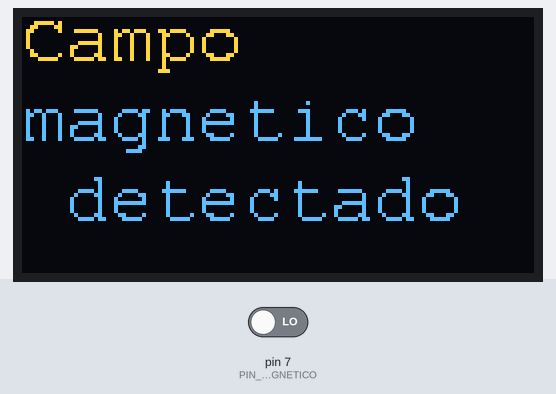
Bench run of a sketch on a simulated Arduino Uno, built with avr-gcc and run on an emulated ATmega328P. Parts: 128×64 one-colour display. The test bench sets the inputs (shaded band); at power-on: pin 7 (PIN_SENSOR_MAGNETICO) LOW. The OLED is the two-colour kind (top 16 rows yellow).

Above: at 1.8 s.
1.9 s: pin 7 (PIN_SENSOR_MAGNETICO) driven HIGH
At 2.6 s:
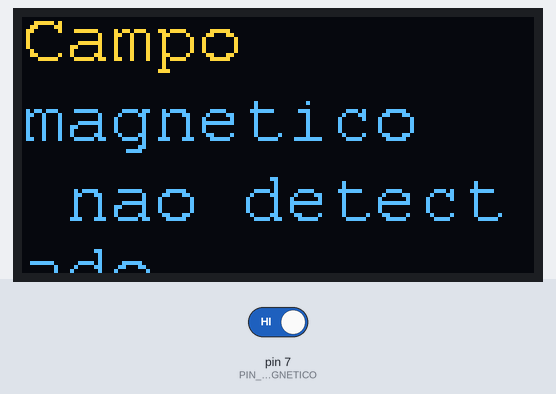
3.6 s: pin 7 (PIN_SENSOR_MAGNETICO) driven LOW
At 4.7 s:
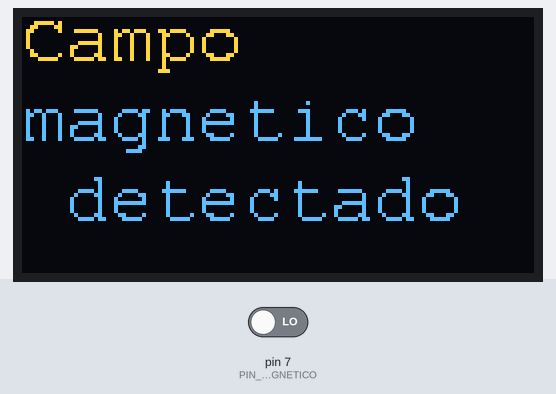
Timing chart, 0 to 6.6 s (numbered marks = the images above; inputs shaded):
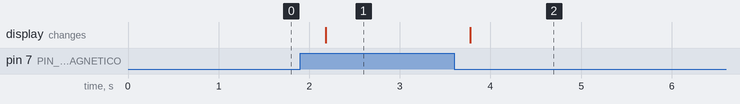

Measured:
- after the input at 1.9 s, the display: changes after 0.28 s (image 1)
- after the input at 3.6 s, the display: changes after 0.17 s (image 2)

The sketch:

camapo_magnetico.ino
```cpp
#include <Wire.h>
#include <Adafruit_GFX.h>
#include <Adafruit_SH1106.h>
#include <Fonts/FreeMono9pt7b.h>

#define OLED_RESET -1
#define PIN_SENSOR_MAGNETICO 7

Adafruit_SH1106 display(OLED_RESET);

void setup() {
  display.begin(SH1106_SWITCHCAPVCC, 0x3C);
  pinMode(PIN_SENSOR_MAGNETICO, INPUT);
  Serial.begin(9600);
}

void loop() {
  display.clearDisplay();
  display.setFont(&FreeMono9pt7b);
  display.setTextColor(WHITE);
  display.setTextSize(1);

  // Verifica o estado do sensor
  bool sensorAtivo = digitalRead(PIN_SENSOR_MAGNETICO);

  // Exibe as mensagens correspondentes
  if (sensorAtivo) {
    exibirMensagem("Campo", "magnetico", " nao detectado");
  } else {
    exibirMensagem("Campo", "magnetico", " detectado");
  }

  display.display();
  delay(500);
}

void exibirMensagem(const char* linha1, const char* linha2, const char* linha3) {
  display.setCursor(0, 10);  // Posição da primeira linha
  display.print(linha1);      // Imprime a primeira linha
  display.setCursor(0, 30);  // Posição da segunda linha
  display.print(linha2);      // Imprime a segunda linha
  display.setCursor(0, 50);  // Posição da terceira linha
  display.print(linha3);      // Imprime a terceira linha
}
```
